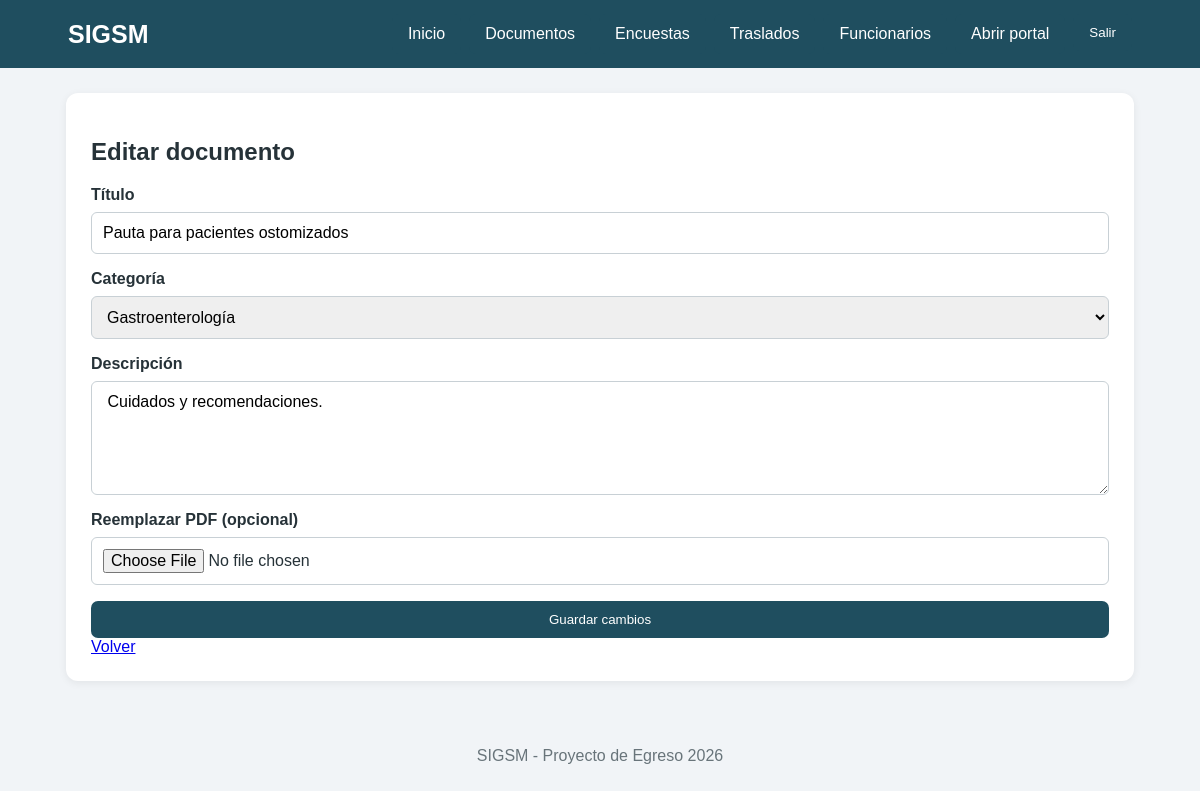
The app's page /presentacion/editar_documento.php?id=9 (signed in), older data.
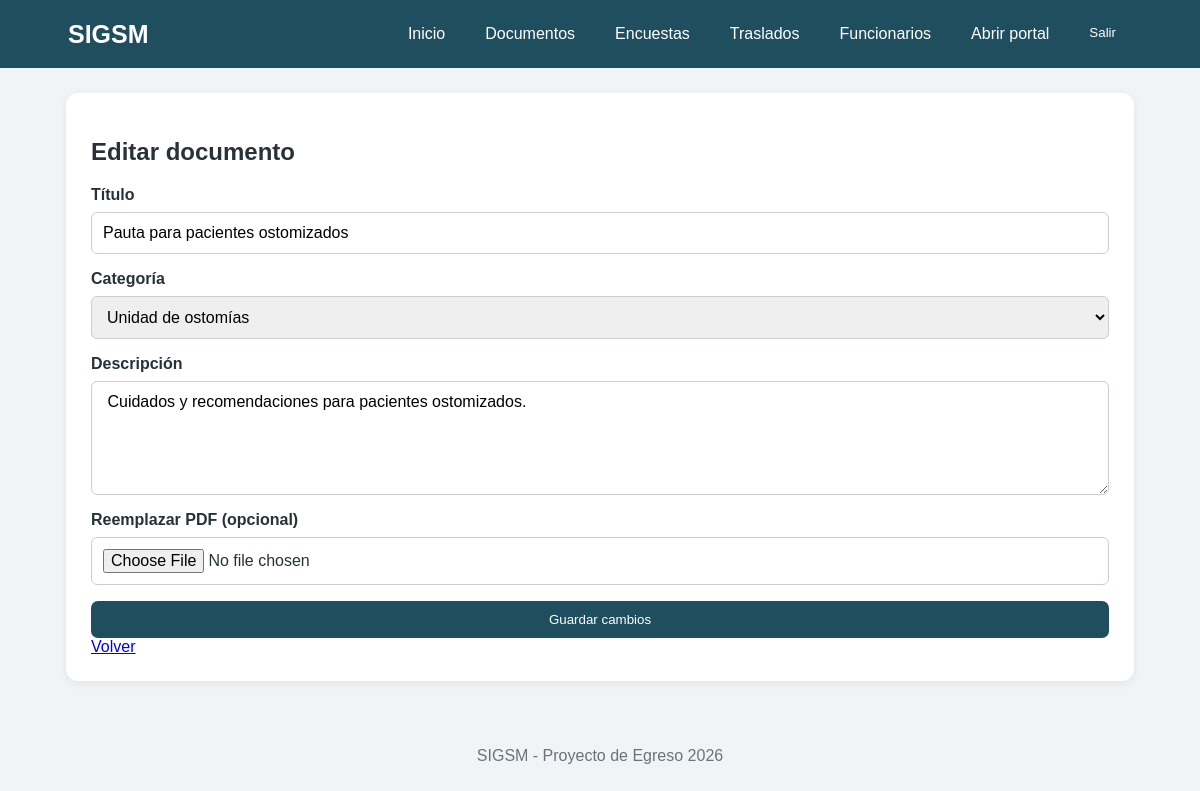
The same page, newer data.
### tables this page shows
CREATE TABLE IF NOT EXISTS documentos (

    id INT AUTO_INCREMENT PRIMARY KEY,

    titulo VARCHAR(150) NOT NULL,

    categoria_id INT NOT NULL,

    descripcion TEXT,

    archivo VARCHAR(255) NOT NULL,

    activo TINYINT(1) NOT NULL DEFAULT 1,

    creado_en TIMESTAMP DEFAULT CURRENT_TIMESTAMP,

    FOREIGN KEY (categoria_id)
        REFERENCES categorias(id),

     
    CONSTRAINT chk_documentos_titulo
        CHECK (CHAR_LENGTH(TRIM(titulo)) >= 3),

    CONSTRAINT chk_documentos_archivo
        CHECK (CHAR_LENGTH(TRIM(archivo)) >= 1),

    CONSTRAINT chk_documentos_activo
        CHECK (activo IN (0,1))

);

CREATE TABLE IF NOT EXISTS categorias (

    id INT AUTO_INCREMENT PRIMARY KEY,

    nombre VARCHAR(100) NOT NULL UNIQUE,

     
    CONSTRAINT chk_categorias_nombre
        CHECK (CHAR_LENGTH(TRIM(nombre)) >= 2)

);

### logica/funciones.php (called while the page is built, shortened)
<?php
function limpiar($t) : string {
    return htmlspecialchars($t ?? '', ENT_QUOTES, 'UTF-8');
}

### presentacion/editar_documento.php (the view, shortened to what this page needs)
<?php
require_once __DIR__ . '/../logica/funciones.php';
require_once __DIR__ . '/../logica/documentos.php';
$id = (int)($_GET['id'] ?? 0);
$s = $pdo->prepare('SELECT * FROM documentos WHERE id=? AND activo=1');
$s->execute([$id]);
$doc = $s->fetch(PDO::FETCH_ASSOC);
$cats = $pdo->query('SELECT * FROM categorias ORDER BY nombre')->fetchAll(PDO::FETCH_ASSOC);
require __DIR__ . '/vistas/encabezado.php';
 ?>
<section class="tarjeta">
    <h1>
        Editar documento
    </h1>
    <form method="post" enctype="multipart/form-data">
        <label>
            Título
        </label>
        <input name="titulo" value="<?= limpiar($doc['titulo']) ?>" required>
        <label>
            Categoría
        </label>
        <select name="categoria_id">
            <?php
foreach ($cats as $c) :
 ?> <option value="<?= $c['id'] ?>" <?= $c['id'] == $doc['categoria_id'] ? 'selected' : '' ?>> <?= limpiar($c['nombre']) ?></option> <?php
endforeach;
 ?>
        </select>
        <label>
            Descripción
        </label>
        <textarea name="descripcion" rows="5"> <?= limpiar($doc['descripcion']) ?></textarea>
        <label>
            Reemplazar PDF (opcional)
        </label>
        <input type="file" name="archivo" accept="application/pdf">
        <button>
            Guardar cambios
        </button>
    </form>
    <a href="documentos.php"> Volver</a>
</section>
<?php
require __DIR__ . '/vistas/pie.php';
 ?>

Row changes from the older to the newer data that the page shows:
changed documentos "Pauta para pacientes ostomizados": categoria_id "Gastroenterología" → "Unidad de ostomías"; descripcion "Cuidados y recomendaciones." → "Cuidados y recomendaciones para pacientes ostomizados."
